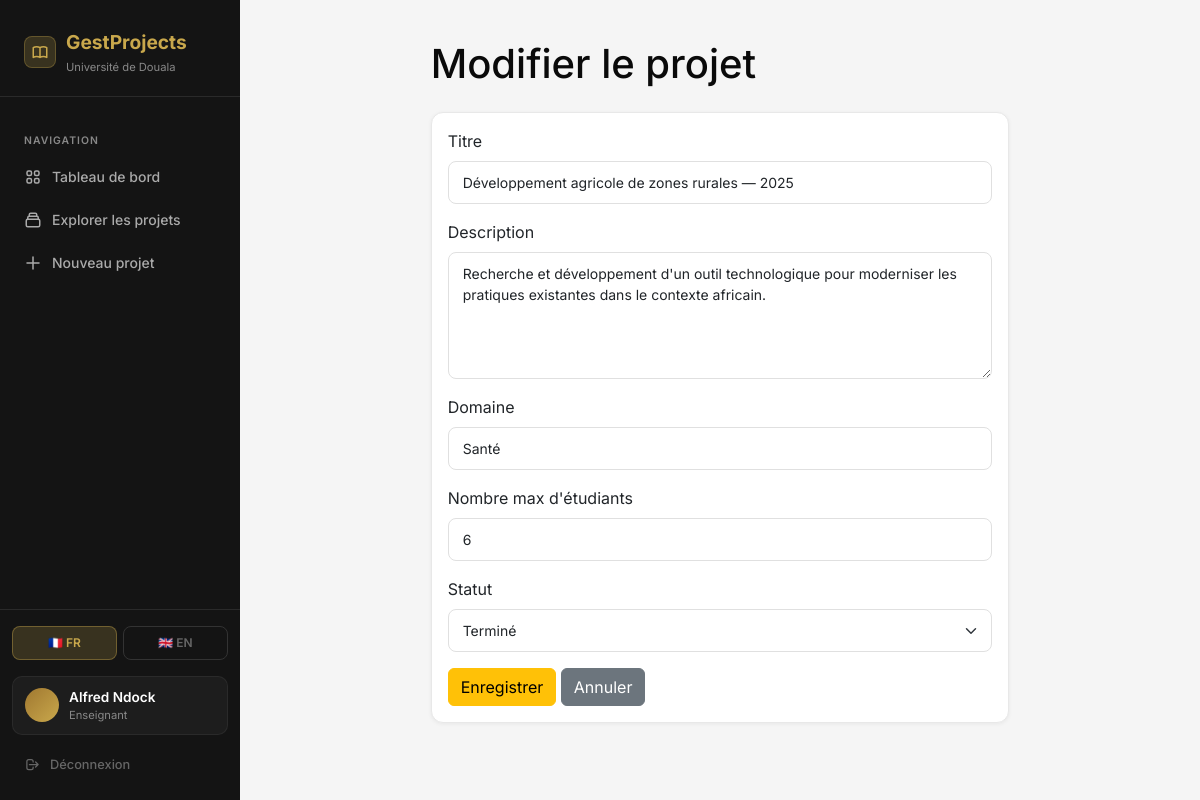
/projects/5/edit (signed in), run on the app's committed database.
### app/models.py (models this page shows, shortened)
class User(UserMixin, db.Model):
    __tablename__ = 'user'
    id = db.Column(db.Integer, primary_key=True)
    email = db.Column(db.String(100), unique=True, nullable=False)
    password_hash = db.Column(db.String(200), nullable=False)
    role = db.Column(db.String(20), nullable=False)
    name = db.Column(db.String(100), nullable=False)
    created_at = db.Column(db.DateTime, default=datetime.utcnow)
    projects = db.relationship('Project', backref='teacher', lazy=True,
                               foreign_keys='Project.teacher_id')
    applications = db.relationship('Application', backref='student', lazy=True,
                                   foreign_keys='Application.student_id')
    def is_teacher(self):
        return self.role == 'teacher'
    def is_student(self):
        return self.role == 'student'

class Project(db.Model):
    __tablename__ = 'project'
    id = db.Column(db.Integer, primary_key=True)
    title = db.Column(db.String(200), nullable=False)
    title_en = db.Column(db.String(200))
    description = db.Column(db.Text, nullable=False)
    description_en = db.Column(db.Text)
    domain = db.Column(db.String(100))
    domain_en = db.Column(db.String(100))
    teacher_id = db.Column(db.Integer, db.ForeignKey('user.id'), nullable=False)
    max_students = db.Column(db.Integer, default=1)
    status = db.Column(db.String(20), default='open')
    created_at = db.Column(db.DateTime, default=datetime.utcnow)
    updated_at = db.Column(db.DateTime, default=datetime.utcnow,
                           onupdate=datetime.utcnow)
    applications = db.relationship('Application', backref='project',
                                   lazy=True, cascade='all, delete-orphan')
    def get_title(self, lang='fr'):
        if lang == 'en':
            if self.title_en:
                return self.title_en
            from app.utils import auto_translate
            return auto_translate(self.title)
        return self.title

### app/routes.py (the view, shortened to what this page needs)
@main.route('/projects/<int:id>/edit', methods=['GET', 'POST'])
@login_required
@teacher_required
def edit_project(id):
    from app.forms import ProjectForm
    import concurrent.futures
    project = Project.query.get_or_404(id)
    if project.teacher_id != current_user.id:
        abort(403)
    form = ProjectForm(obj=project)
    lang = get_lang()
    return render_template('projects/edit.html', form=form,
                           project=project, lang=lang)

### app/forms.py
class ProjectForm(FlaskForm):
    title = StringField('Titre', validators=[DataRequired(), Length(max=200)])
    description = TextAreaField('Description', validators=[DataRequired()])
    domain = StringField('Domaine', validators=[Length(max=100)])
    max_students = IntegerField('Nombre max d\'étudiants', default=1)
    status = SelectField('Statut', choices=[('open', 'Ouvert'), ('closed', 'Fermé'),
                                             ('completed', 'Terminé')])

### app/__init__.py (called while the page is built)
def create_app():
    app = Flask(__name__)
    app.config.from_object(Config)
    db.init_app(app)
    login_manager.init_app(app)
    migrate.init_app(app, db)
    login_manager.login_view = 'auth.login'
    login_manager.login_message = 'Connectez-vous pour accéder à cette page.'
    login_manager.login_message_category = 'warning'
    from app.auth import auth as auth_blueprint
    from app.routes import main as main_blueprint
    app.register_blueprint(auth_blueprint)
    app.register_blueprint(main_blueprint)
    from flask import session
    @app.context_processor
    def inject_globals():
        return {'lang': session.get('lang', 'fr')}
    return app

### app/models.py (called while the page is built)
@login_manager.user_loader
def load_user(user_id):
    return User.query.get(int(user_id))

### app/routes.py (called while the page is built)
def teacher_required(f):
    @wraps(f)
    def decorated(*args, **kwargs):
        if not current_user.is_authenticated or not current_user.is_teacher():
            abort(403)
        return f(*args, **kwargs)
    return decorated

def get_lang():
    return session.get('lang', 'fr')

### app/templates/projects/edit.html (shortened to what this page needs)
{% extends "base.html" %}
{% block content %}
<div class="row justify-content-center">
    <div class="col-md-8">
        <h1 class="mb-4">Modifier le projet</h1>
        <div class="card">
            <div class="card-body">
                <form method="POST">
                    <div class="mb-3">
                        {{ form.title.label(class="form-label") }}
                        {{ form.title(class="form-control") }}
                    </div>
                    <div class="mb-3">
                        {{ form.description.label(class="form-label") }}
                        {{ form.description(class="form-control", rows=5) }}
                    </div>
                    <div class="mb-3">
                        {{ form.domain.label(class="form-label") }}
                        {{ form.domain(class="form-control") }}
                    </div>
                    <div class="mb-3">
                        {{ form.max_students.label(class="form-label") }}
                        {{ form.max_students(class="form-control") }}
                    </div>
                    <div class="mb-3">
                        {{ form.status.label(class="form-label") }}
                        {{ form.status(class="form-select") }}
                    </div>
                    <button type="submit" class="btn btn-warning">Enregistrer</button>
                    <a href="{{ url_for('main.dashboard') }}" class="btn btn-secondary">Annuler</a>
                </form>
            </div>
        </div>
    </div>
</div>
{% endblock %}

### app/templates/base.html (shortened to what this page needs)
<!DOCTYPE html>
<html lang="fr">
<head>
    <link href="https://cdn.jsdelivr.net/npm/bootstrap@5.3.0/dist/css/bootstrap.min.css" rel="stylesheet">
</head>
<body>
{% if current_user.is_authenticated %}
    <aside class="sidebar">
    <div class="sidebar-brand">
        <div style="display:flex; align-items:center; gap:10px;">
            <div style="width:32px; height:32px; background:rgba(201,168,76,0.2);
                        border-radius:8px; display:flex; align-items:center;
                        justify-content:center; flex-shrink:0;
                        border:1px solid rgba(201,168,76,0.3);">
            </div>
            <div>
                <div class="brand-name">GestProjects</div>
                <div class="brand-sub">
                    {{ 'Université de Douala' if lang=='fr' else 'University Of Douala' }}
                </div>
            </div>
        </div>
    </div>
    <nav class="sidebar-nav">
        <div class="nav-label">Navigation</div>
        <a href="{{ url_for('main.dashboard') }}"
           class="{% if request.endpoint == 'main.dashboard' %}active{% endif %}"
           style="text-decoration:none;">
            {{ 'Tableau de bord' if lang=='fr' else 'Dashboard' }}
        </a>
        <a href="{{ url_for('main.projects_list') }}"
           class="{% if request.endpoint == 'main.projects_list' %}active{% endif %}"
           style="text-decoration:none;">
            <svg class="nav-icon" fill="none" stroke="currentColor" viewBox="0 0 24 24">
                <path stroke-linecap="round" stroke-linejoin="round" stroke-width="2"
                      d="M19 11H5m14 0a2 2 0 012 2v6a2 2 0 01-2 2H5a2 2 0 01-2-2v-6
                         a2 2 0 012-2m14 0V9a2 2 0 00-2-2M5 11V9a2 2 0 012-2
                         m0 0V5a2 2 0 012-2h6a2 2 0 012 2v2M7 7h10"/>
            </svg>
            {{ 'Explorer les projets' if lang=='fr' else 'Browse Projects' }}
        </a>
        {% if current_user.is_teacher() %}
        <a href="{{ url_for('main.create_project') }}"
           class="{% if request.endpoint == 'main.create_project' %}active{% endif %}"
           style="text-decoration:none;">
            <svg class="nav-icon" fill="none" stroke="currentColor" viewBox="0 0 24 24">
                <path stroke-linecap="round" stroke-linejoin="round"
                      stroke-width="2" d="M12 4v16m8-8H4"/>
            </svg>
            {{ 'Nouveau projet' if lang=='fr' else 'New Project' }}
        </a>
        {% endif %}
    </nav>
    <div class="sidebar-footer">
        <div style="display:flex; gap:6px; margin-bottom:16px;">
            <a href="{{ url_for('main.set_lang', lang='fr') }}"
               style="flex:1; text-align:center; padding:7px 6px;
                      border-radius:8px; font-size:0.75rem; font-weight:600;
                      text-decoration:none; transition:all 0.2s;
                      background:{{ 'rgba(201,168,76,0.2)' if lang=='fr' else 'transparent' }};
                      color:{{ '#C9A84C' if lang=='fr' else '#666' }};
                      border:1px solid {{ 'rgba(201,168,76,0.4)' if lang=='fr' else '#333' }};">
                🇫🇷 FR
            </a>
            <a href="{{ url_for('main.set_lang', lang='en') }}"
               style="flex:1; text-align:center; padding:7px 6px;
                      border-radius:8px; font-size:0.75rem; font-weight:600;
                      text-decoration:none; transition:all 0.2s;
                      background:{{ 'rgba(201,168,76,0.2)' if lang=='en' else 'transparent' }};
                      color:{{ '#C9A84C' if lang=='en' else '#666' }};
                      border:1px solid {{ 'rgba(201,168,76,0.4)' if lang=='en' else '#333' }};">
                🇬🇧 EN
            </a>
        </div>
        <div style="display:flex; align-items:center; gap:10px;
                    padding:10px 12px; border-radius:10px;
                    background:rgba(255,255,255,0.04);
                    border:1px solid rgba(255,255,255,0.06);
                    margin-bottom:10px;">
            <div class="user-avatar">
            </div>
            <div style="flex:1; min-width:0;">
                <div class="user-name" style="white-space:nowrap;
                     overflow:hidden; text-overflow:ellipsis;">
                    {{ current_user.name }}
                </div>
                <div class="user-role">
                    {% if current_user.is_teacher() %}
                        {{ 'Enseignant' if lang=='fr' else 'Teacher' }}
                    {% else %}
                        {{ 'Étudiant' if lang=='fr' else 'Student' }}
                    {% endif %}
                </div>
            </div>
        </div>
        <a href="{{ url_for('auth.logout') }}"
           style="display:flex; align-items:center; gap:10px;
                  padding:9px 12px; border-radius:8px; color:#666;
                  text-decoration:none; font-size:0.8rem; font-weight:500;
                  transition:all 0.2s; border:1px solid transparent;"
           onmouseover="this.style.background='rgba(239,68,68,0.08)';
                        this.style.color='#ef4444';
                        this.style.borderColor='rgba(239,68,68,0.2)'"
           onmouseout="this.style.background='transparent';
                       this.style.color='#666';
                       this.style.borderColor='transparent'">
            <svg width="15" height="15" fill="none" stroke="currentColor"
                 viewBox="0 0 24 24" stroke-width="2">
                <path stroke-linecap="round" stroke-linejoin="round"
                      d="M17 16l4-4m0 0l-4-4m4 4H7m6 4v1a3 3 0 01-3 3H6
                         a3 3 0 01-3-3V7a3 3 0 013-3h4a3 3 0 013 3v1"/>
            </svg>
            {{ 'Déconnexion' if lang=='fr' else 'Logout' }}
        </a>
    </div>
</aside>
    <div class="main-content">
        <div class="page-wrapper">
            {% block content %}{% endblock %}
        </div>
    </div>
{% else %}
    {% block auth_content %}{% endblock %}
{% endif %}
</body>
</html>

### app/templates/base.html (style rules this page uses)
:root { --gold: #C9A84C; --gold-light: #E8C96A; --gold-dark: #A07830; --black: #0A0A0A; --dark: #141414; --dark2: #1E1E1E; --dark3: #2A2A2A; --white: #FFFFFF; --gray: #888888; --gray-light: #F5F5F5; --sidebar-width: 240px; }
* { box-sizing: border-box; margin: 0; padding: 0; }
body { font-family: 'Inter', sans-serif; background: var(--gray-light); color: var(--black); display: flex; min-height: 100vh; }
.sidebar { width: var(--sidebar-width); background: var(--dark); min-height: 100vh; position: fixed; top: 0; left: 0; display: flex; flex-direction: column; z-index: 100; transition: transform 0.3s ease; }
.sidebar-brand { padding: 28px 24px 20px; border-bottom: 1px solid var(--dark3); }
.sidebar-brand .brand-name { font-size: 1.2rem; font-weight: 700; color: var(--gold); }
.sidebar-brand .brand-sub { font-size: 0.7rem; color: var(--gray); margin-top: 2px; }
.sidebar-nav { padding: 20px 12px; flex: 1; }
.sidebar-nav .nav-label { font-size: 0.65rem; font-weight: 600; color: var(--gray); text-transform: uppercase; letter-spacing: 1px; padding: 0 12px; margin-bottom: 8px; margin-top: 16px; }
.sidebar-nav a { text-decoration: none !important; color: #AAAAAA !important; }
.sidebar-footer a { text-decoration: none !important; }
.sidebar-nav a { display: flex; align-items: center; gap: 10px; padding: 10px 12px; border-radius: 8px; color: #AAAAAA; text-decoration: none; font-size: 0.875rem; font-weight: 500; transition: all 0.2s ease; margin-bottom: 2px; }
.sidebar-nav a .nav-icon { width: 18px; height: 18px; }
.sidebar-footer { padding: 16px 12px; border-top: 1px solid var(--dark3); }
.user-avatar { width: 34px; height: 34px; border-radius: 50%; background: linear-gradient(135deg, var(--gold-dark), var(--gold)); display: flex; align-items: center; justify-content: center; font-weight: 700; font-size: 0.8rem; color: var(--white); flex-shrink: 0; }
.user-name { font-size: 0.85rem; font-weight: 600; color: var(--white); }
.user-role { font-size: 0.7rem; color: var(--gray); }
.main-content { margin-left: var(--sidebar-width); flex: 1; padding: 40px; min-height: 100vh; }
.page-wrapper { animation: fadeIn 0.3s ease; }
.card { border: 1px solid #E8E8E8; border-radius: 12px; box-shadow: 0 1px 4px rgba(0,0,0,0.06); transition: transform 0.2s ease, box-shadow 0.2s ease; background: var(--white); }
.form-control, .form-select { border: 1.5px solid #E0E0E0; border-radius: 8px; padding: 10px 14px; font-size: 0.875rem; transition: border-color 0.2s, box-shadow 0.2s; }

### data on the page
User: name "Alfred Ndock"
Project: title "Développement agricole de zones rurales — 2025", description "Recherche et développement d'un outil technologique pour moderniser les pratiques existantes dans le contexte africain.", domain "Santé", max_students "6", status "Terminé"

### other printed values
{{ 'Université de Douala' if lang=='fr' else 'University Of Douala' }} "Université de Douala"
{{ 'Tableau de bord' if lang=='fr' else 'Dashboard' }} "Tableau de bord"
{{ 'Explorer les projets' if lang=='fr' else 'Browse Projects' }} "Explorer les projets"
{{ 'Nouveau projet' if lang=='fr' else 'New Project' }} "Nouveau projet"
{{ 'Enseignant' if lang=='fr' else 'Teacher' }} "Enseignant"
{{ 'Déconnexion' if lang=='fr' else 'Logout' }} "Déconnexion"
